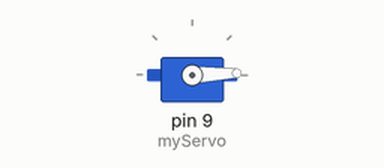
Simulated run of this sketch. Board: Arduino Uno, built with avr-gcc and run on an emulated ATmega328P. On the bench: servo.

Above: at 0.05 s.
At 0.9 s:
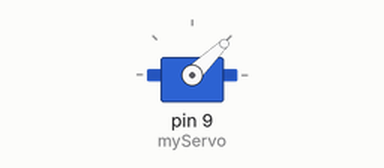
At 1.8 s:
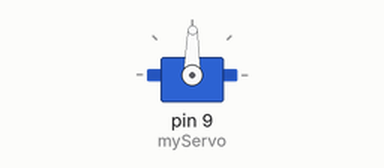
At 3.6 s:
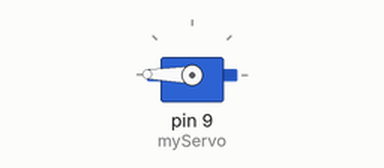
Timing chart, 0 to 6.0 s (numbered marks = the images above):
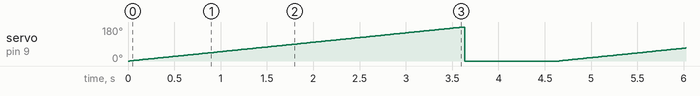

The sketch:

iot_2_6_1.ino
```cpp
#include <Servo.h>

Servo myServo;

void setup() {
  myServo.attach(9);
  myServo.write(0);
  Serial.begin(9600);
}

void loop() {
  int angle;

  for  (angle = 0 ;  angle <= 180 ;  angle++ ) {
    myServo.write(angle);
    delay(20);
  }

  myServo.write(0);
  delay(1000);
}
```

Measured:
- by itself, servo on pin 9 (myServo): ramps from 0° to 180° and jumps back, once every 4.6 s
